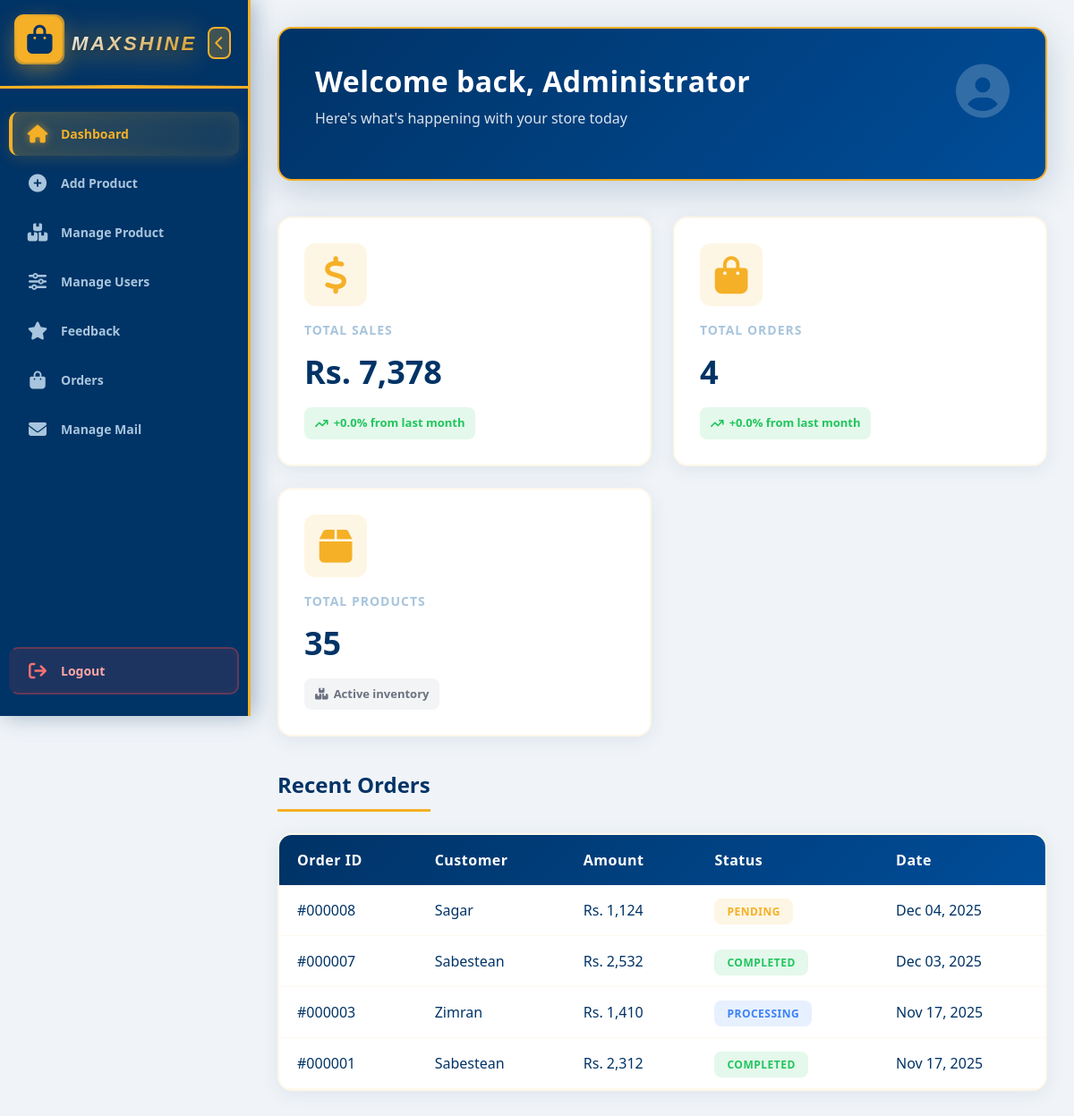
Screenshot of /admin/dashboard.php with the database file from the repository.
### tables this page shows
CREATE TABLE `orders` (
  `order_id` int(11) NOT NULL,
  `customer_name` varchar(255) NOT NULL,
  `phone` varchar(20) NOT NULL,
  `delivery_address` text NOT NULL,
  `cart_items` text NOT NULL,
  `subtotal` decimal(10,2) NOT NULL,
  `shipping_fee` decimal(10,2) NOT NULL,
  `tax` decimal(10,2) NOT NULL,
  `total` decimal(10,2) NOT NULL,
  `order_date` timestamp NOT NULL DEFAULT current_timestamp(),
  `status` varchar(50) DEFAULT 'Pending'
);

### admin/dashboard.php (the view, shortened to what this page needs)
<?php
include '../conn.php';
$totalSalesQuery = "SELECT SUM(total) as total_sales FROM orders";
$totalSalesResult = $conn->query($totalSalesQuery);
$totalSales = 0;
if ($totalSalesResult && $totalSalesResult->num_rows > 0) {
    $row = $totalSalesResult->fetch_assoc();
    $totalSales = $row['total_sales'] ?? 0;
}
$totalOrdersQuery = "SELECT COUNT(*) as total_orders FROM orders";
$totalOrdersResult = $conn->query($totalOrdersQuery);
$totalOrders = 0;
if ($totalOrdersResult && $totalOrdersResult->num_rows > 0) {
    $row = $totalOrdersResult->fetch_assoc();
    $totalOrders = $row['total_orders'] ?? 0;
}
$totalProducts = 0;
$productTables = ['home_products', 'kitchen_products', 'washroom_products', 'handwash_products'];
foreach ($productTables as $table) {
    $countQuery = "SELECT COUNT(*) as count FROM $table";
    $countResult = $conn->query($countQuery);
    if ($countResult && $countResult->num_rows > 0) {
        $row = $countResult->fetch_assoc();
        $totalProducts += $row['count'];
    }
}
$recentOrdersQuery = "SELECT * FROM orders ORDER BY order_date DESC LIMIT 10";
$recentOrdersResult = $conn->query($recentOrdersQuery);
$recentOrders = array();
if ($recentOrdersResult && $recentOrdersResult->num_rows > 0) {
    while ($row = $recentOrdersResult->fetch_assoc()) {
        $recentOrders[] = $row;
    }
}
$salesGrowth = 0;
$ordersGrowth = 0;
?>
<!DOCTYPE html>
<html lang="en">
<head>
    <link href="https://cdn.jsdelivr.net/npm/bootstrap@5.3.0/dist/css/bootstrap.min.css" rel="stylesheet">
    <link rel="stylesheet" href="https://cdnjs.cloudflare.com/ajax/libs/font-awesome/6.4.0/css/all.min.css">
</head>
<body>
    <?php include 'sidebar.php'; ?>
    <div class="main-content" id="mainContent">
        <div class="welcome-section">
            <div class="welcome-card">
                <i class="fas fa-user-circle welcome-icon"></i>
                <div class="welcome-content">
                    <h1 class="welcome-title">Welcome back, Administrator</h1>
                    <p class="welcome-subtitle">Here's what's happening with your store today</p>
                </div>
            </div>
        </div>
        <div class="stats-section">
            <div class="stat-card">
                <div class="stat-icon">
                    <i class="fas fa-dollar-sign"></i>
                </div>
                <div class="stat-label">Total Sales</div>
                <div class="stat-value">Rs. <?php echo number_format($totalSales); ?></div>
                <div class="stat-change <?php echo $salesGrowth >= 0 ? 'positive' : 'negative'; ?>">
                    <i class="fas fa-arrow-trend-<?php echo $salesGrowth >= 0 ? 'up' : 'down'; ?>"></i>
                    <span><?php echo $salesGrowth >= 0 ? '+' : ''; ?><?php echo number_format($salesGrowth, 1); ?>% from last month</span>
                </div>
            </div>
            <div class="stat-card">
                <div class="stat-icon">
                    <i class="fas fa-bag-shopping"></i>
                </div>
                <div class="stat-label">Total Orders</div>
                <div class="stat-value"><?php echo number_format($totalOrders); ?></div>
                <div class="stat-change <?php echo $ordersGrowth >= 0 ? 'positive' : 'negative'; ?>">
                    <i class="fas fa-arrow-trend-<?php echo $ordersGrowth >= 0 ? 'up' : 'down'; ?>"></i>
                    <span><?php echo $ordersGrowth >= 0 ? '+' : ''; ?><?php echo number_format($ordersGrowth, 1); ?>% from last month</span>
                </div>
            </div>
            <div class="stat-card">
                <div class="stat-icon">
                    <i class="fas fa-box"></i>
                </div>
                <div class="stat-label">Total Products</div>
                <div class="stat-value"><?php echo number_format($totalProducts); ?></div>
                <div class="stat-change neutral">
                    <i class="fas fa-boxes-stacked"></i>
                    <span>Active inventory</span>
                </div>
            </div>
        </div>
        <div class="recent-section">
            <h2 class="section-title">Recent Orders</h2>
            <?php if (count($recentOrders) > 0): ?>
            <div class="recent-table-container">
                <table class="recent-table">
                    <thead>
                        <tr>
                            <th>Order ID</th>
                            <th>Customer</th>
                            <th>Amount</th>
                            <th>Status</th>
                            <th>Date</th>
                        </tr>
                    </thead>
                    <tbody>
                        <?php foreach ($recentOrders as $order):
                            $orderDate = date('M d, Y', strtotime($order['order_date']));
                            $orderId = '#' . str_pad($order['order_id'], 6, '0', STR_PAD_LEFT);
                            $statusClass = 'status-pending';
                            if ($order['status'] == 'Completed') {
                                $statusClass = 'status-completed';
                            } elseif ($order['status'] == 'Processing') {
                                $statusClass = 'status-processing';
                            }
                        ?>
                        <tr>
                            <td><?php echo $orderId; ?></td>
                            <td><?php echo htmlspecialchars($order['customer_name']); ?></td>
                            <td>Rs. <?php echo number_format($order['total']); ?></td>
                            <td><span class="status-badge <?php echo $statusClass; ?>"><?php echo htmlspecialchars($order['status']); ?></span></td>
                            <td><?php echo $orderDate; ?></td>
                        </tr>
                        <?php endforeach; ?>
                    </tbody>
                </table>
            </div>
            <?php endif; ?>
        </div>
    </div>
</body>
</html>

### admin/sidebar.php (style rules this page uses)
:root { --primary-color: #003366; --accent-color: #F5B027; --text-light: #ffffff; --sidebar-bg: #003366; --sidebar-dark: #001a33; --hover-bg: #004d99; --text-muted: #a8c5dd; }
* { margin: 0; padding: 0; box-sizing: border-box; }
body { font-family: 'Segoe UI', Tahoma, Geneva, Verdana, sans-serif; overflow-x: hidden; background: #f0f4f8; }
.main-content { margin-left: 280px; padding: 30px; transition: margin-left 0.5s cubic-bezier(0.25, 0.46, 0.45, 0.94); min-height: 100vh; }

### rows the page displays
orders: order_id "#000008", customer_name "Sagar", total "1,124", status "PENDING", order_date "Dec 04, 2025"
orders: order_id "#000007", customer_name "Sabestean", total "2,532", status "COMPLETED", order_date "Dec 03, 2025"
orders: order_id "#000003", customer_name "Zimran", total "1,410", status "PROCESSING", order_date "Nov 17, 2025"
orders: order_id "#000001", customer_name "Sabestean", total "2,312", status "COMPLETED", order_date "Nov 17, 2025"

### other values shown
$totalSales "7,378"
$salesGrowth "0.0"
$totalOrders "4"
$ordersGrowth "0.0"
$totalProducts "35"
